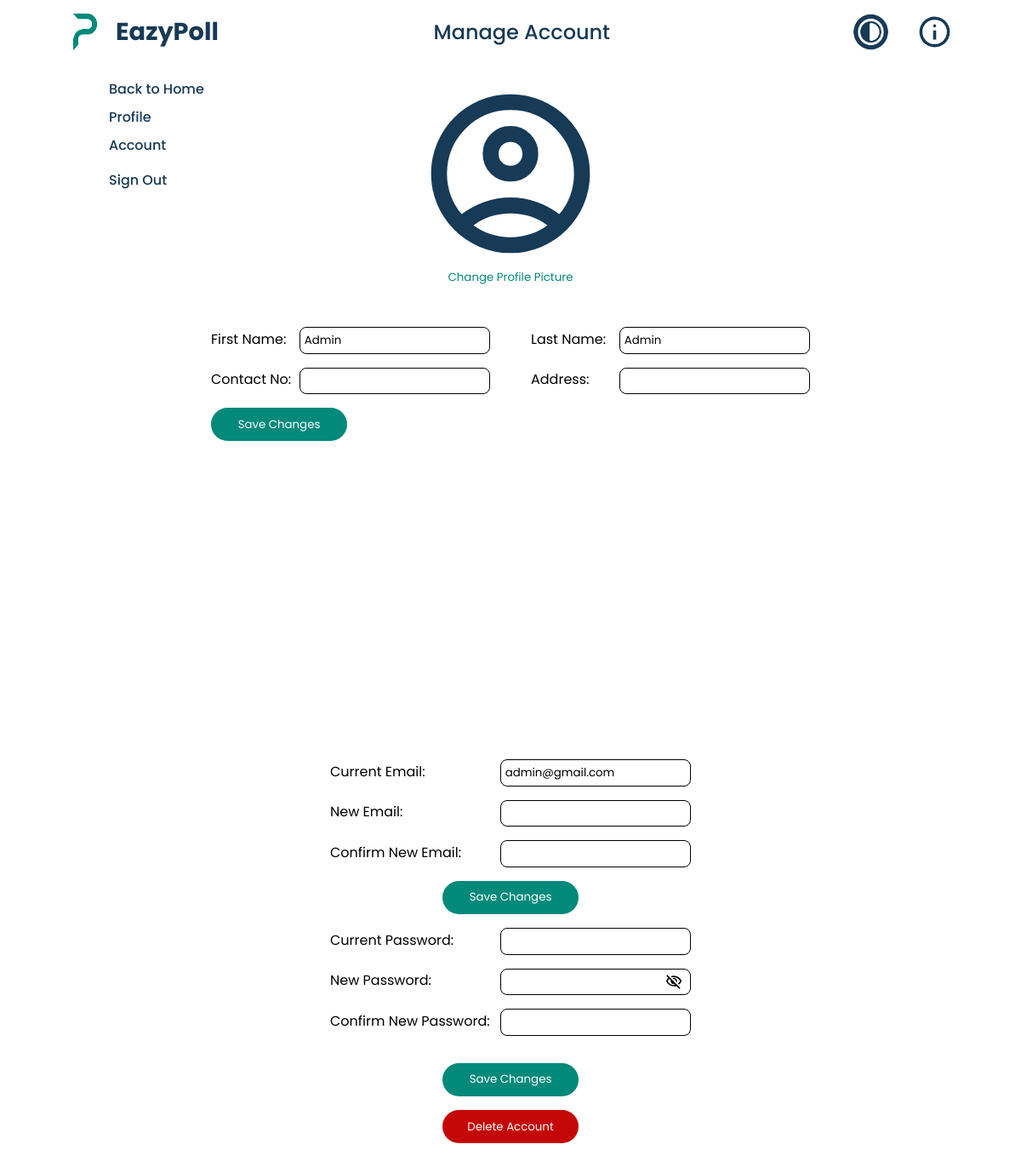
/creator/manage-acc.php?id=1 (signed in), run on the app's committed database.
### tables this page shows
CREATE TABLE `users` (
  `user_id` int(11) NOT NULL AUTO_INCREMENT,
  `fname` varchar(255) NOT NULL,
  `lname` varchar(255) NOT NULL,
  `contact_num` varchar(255) NOT NULL,
  `address` varchar(255) NOT NULL,
  `email` varchar(255) NOT NULL,
  `pass` varchar(255) NOT NULL,
  PRIMARY KEY (`user_id`)
);

### creator/manage-acc.php (the view, shortened to what this page needs)
<?php
    include '../php/db_connect.php';
    $id = $_GET['id'];
    $select = " SELECT * FROM survey_db.users WHERE user_id = '$id' ";
    $result = mysqli_query($conn, $select);
    while($row = mysqli_fetch_array($result)){
        $fname = $row['fname'];
        $lname = $row['lname'];
        $contact = $row['contact_num'];
        $address = $row['address'];
        $email = $row['email'];
    }
?>
<!DOCTYPE html>
<html lang="en">
<head>
    <link rel="stylesheet" href="css/manage-acc.css">
</head>
<body>
    <nav id="nav-bar">
        <div id="nav-left-side">
            <img src="../imgs/logo.png" alt="Eazypoll logo" id="nav-logo">
            <h1 id="nav-title">EazyPoll</h1>
        </div>
        <div id="nav-center">
            <h2 id="manage-acc-title">Manage Account</h2>
        </div>
        <div id="nav-right-side">
            <img src="../imgs/dark-mode-green.png" alt="Dark mode button" id="nav-dark-mode">
            <img src="../imgs/info_button_light.svg" alt="Play tutorial button" id="nav-info">
        </div>
    </nav>
    <main>
        <div id="side-bar">
            <a href="home.php?id=<?php echo $id; ?>" class="side-bar-links">Back to Home</a>
            <a href="#profile-content" class="side-bar-links" id="profile-link">Profile</a>
            <a href="#account-content" class="side-bar-links">Account</a>
            <a href="#" class="side-bar-links" onclick="document.getElementById('signOutForm').submit();">Sign Out</a>
        </div>
        <div id="profile-content">
            <div id="profile-img-container">
                <img src="../imgs/default_profile_image_light.svg" alt="User's profile picture" id="profile-img">
            </div>
            <button id="change-img-btn">Change Profile Picture</button>
            <div id="fields-container">
                <form action="" method="post" id="fields-container">
                    <div id="left-fields">
                        <div>
                            <span class="fields-labels">First Name: </span><input type="text" id="fname" class="profile-inputs" value="<?php echo $fname; ?>" name="first-name">
                        </div>
                        <div>
                            <span class="fields-labels">Contact No: </span><input type="text" maxlength="11" minlength="11" id="contact" class="profile-inputs" value="<?php echo $contact; ?>" name="contact">
                        </div>
                        <button class="save-btns" id="profile-save-btn" name="profile-save">Save Changes</button>
                    </div>
                    <div id="right-fields">
                        <div>
                            <span class="fields-labels">Last Name: </span><input type="text" id="lname" class="profile-inputs" value="<?php echo $lname; ?>" name="last-name">
                        </div>
                        <div>
                            <span class="fields-labels">Address: </span><input type="text" id="address" class="profile-inputs" value="<?php echo $address; ?>" name="address">
                        </div>
                    </div>
                </form>
            </div>
        </div>
        <div id="account-content">
            <form action="" method="post" id="account-content">
                <div>
                    <span class="account-fields-labels">Current Email: </span><input name="c-email" type="email" id="cuemail" class="account-inputs" value="<?php echo $email ; ?>" readonly>
                </div>
                <div>
                    <span class="account-fields-labels">New Email: </span><input name="n-email" type="email" id="nemail" class="account-inputs">
                </div>
                <div>
                    <span class="account-fields-labels">Confirm New Email: </span><input name="cn-email" type="email" id="cnemail" class="account-inputs">
                </div>
                <button class="save-btns account-btns" id="account-save-email-btn" name="save-email">Save Changes</button>
                <div>
                    <span class="account-fields-labels">Current Password: </span><input name="c-pass" type="password" id="cupass" class="account-inputs">
                </div>
                <div id="npass-container">
                    <span class="account-fields-labels">New Password: </span><input name="n-pass" type="password" id="npass" class="account-inputs" onkeyup='check();'>
                    <img src="../imgs/eye_close_light.svg" alt="" id="show-pass-img">
                </div>
                <div>
                    <span class="account-fields-labels">Confirm New Password: </span><input name="cn-pass" type="password" id="cnpass" class="account-inputs" onkeyup='check();'>
                </div>
                <button class="save-btns account-btns" id="account-save-pass-btn" name="save-password">Save Changes</button>
                <button class="save-btns account-btns" id="account-delete-btn" name="account-delete-btn">Delete Account</button>
            </form>
        </div>
    </main>
</body>
</html>

### creator/css/manage-acc.css (style rules this page uses)
html { scroll-behavior: smooth; }
* { margin: 0; padding : 0; box-sizing: border-box; font-family: Poppins; }
#nav-bar { margin: 1rem 5rem; position: fixed; top: 0; left: 0; right: 0; z-index: 1000; display: flex; justify-content: space-between; align-items: center; }
#nav-left-side { display: flex; }
#nav-logo { width: 2.5rem; }
#nav-title { font-size: 1.8rem; color: #173a56; margin-left: 1rem; }
#nav-center { display: flex; }
#manage-acc-title { color: #173a56; font-weight: 500; }
#nav-right-side { display: flex; }
#nav-dark-mode { width: 2.7rem; margin-left: 2rem; cursor: pointer; }
#nav-info { width: 2.7rem; margin-left: 2rem; cursor: pointer; }
main { margin-top: 2.75rem; display: flex; flex-direction: column; justify-content: flex-start; position: relative; }
#side-bar { display: flex; flex-direction: column; gap: 0.5rem; margin-top: 3rem; margin-left: 8rem; position: fixed; }
.side-bar-links { width: max-content; position: relative; color: #173a56; font-weight: 500; text-decoration: none; display: inline-block; }
.side-bar-links::after { content: ""; position: absolute; width: 0; height: 0.1rem; bottom: 0; left: 0; background-color: #173a56; transition: width 0.3s ease; }
#profile-content { height: 100vh; margin-top: 3rem; display: flex; flex-direction: column; align-items: center; }
#profile-img-container { width: 14rem; height: 14rem; border-radius: 50%; overflow: hidden; cursor: pointer; }
#profile-img { width: 100%; height: 100%; margin-bottom: -0.4rem; object-fit: cover; }
#change-img-btn { background-color: #fff; color: #02897a; border: none; cursor: pointer; margin-bottom: 2rem; }
#fields-container { margin-top: 0.5rem; display: flex; gap: 3rem; }
#left-fields { display: flex; flex-direction: column; gap: 1rem; }
#right-fields { display: flex; flex-direction: column; gap: 1rem; }
.fields-labels { display: inline-block; width: 6.5rem; }
.profile-inputs { width: 14rem; padding: 0.3rem; border: 0.1rem solid #000; border-radius: 0.5rem; outline: none; }
.save-btns { background-color: #02897a; color: white; padding: 0.6rem; border: none; border-radius: 2rem; transition: background-color 0.3s ease; }
#profile-save-btn { width: 10rem; }
#account-content { height: 80vh; display: flex; flex-direction: column; align-items: center; justify-content: flex-start; gap: 1rem; }
.account-fields-labels { display: inline-block; width: 12.5rem; }
.account-inputs { width: 14rem; padding: 0.3rem; border: 0.1rem solid #000; border-radius: 0.5rem; outline: none; }
#npass-container { position: relative; }
#show-pass-img { position: absolute; right: 0.625rem; top: 50%; transform: translateY(-50%); height: 1.25rem; width: auto; cursor: pointer; }
.account-btns { width: 10rem; }
#account-delete-btn { background-color: #C50606; }
body { transition: background-color 0.3s ease, color 0.3s ease; }

### data on the page
users: first-name "Admin", last-name "Admin", c-email "admin@gmail.com"
